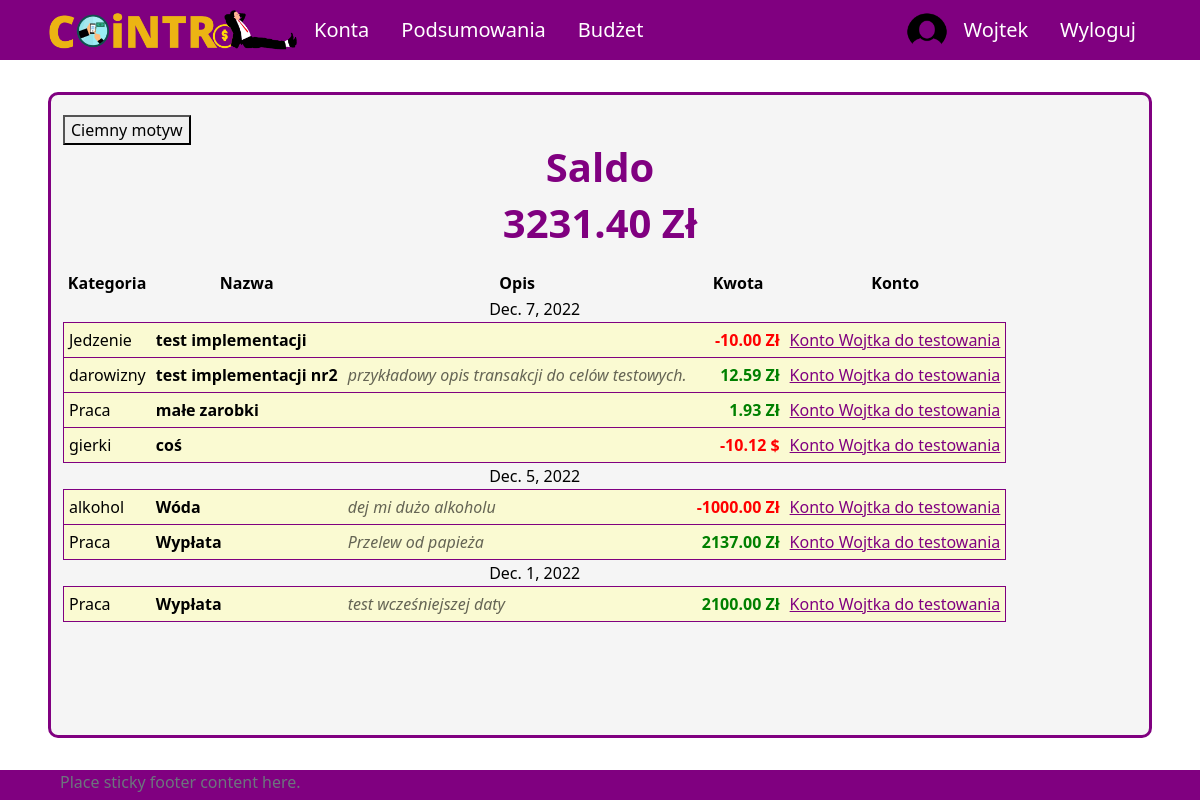
Page / (signed in) on the earlier database version.
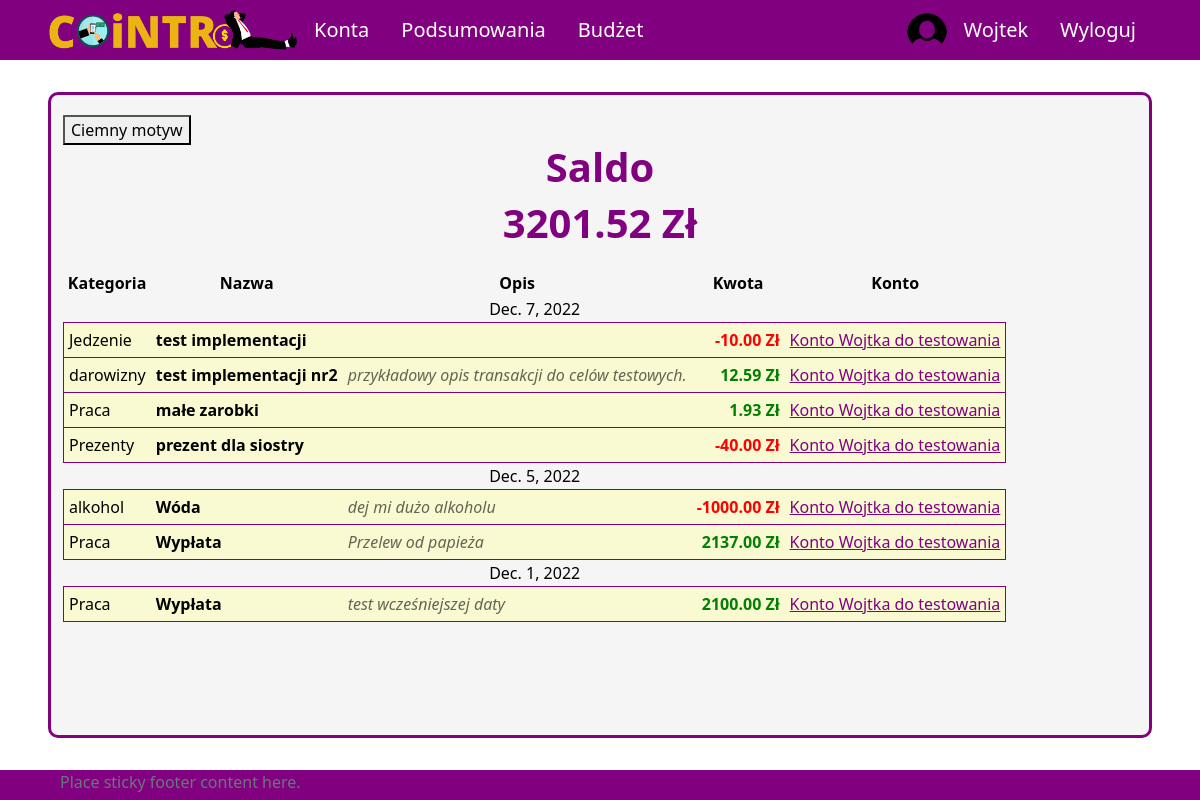
Same page on the later database version.
### aplication/models.py (models this page shows, shortened)
class Transaction(models.Model):
    id_account = models.ForeignKey(Account, on_delete=models.CASCADE)
    id_user = models.ForeignKey(Profile, on_delete=models.SET_NULL, null=True) #konto z którego dokonano transakcji zostało usunięte ale transakcja ma pozostać
    id_category = models.ForeignKey(Category, on_delete=models.CASCADE)
    id_subcategory = models.ForeignKey(Subcategory, on_delete=models.SET_NULL, null=True, blank=True)
    name = models.CharField(max_length=50, null=True, blank=True)
    currency = models.ForeignKey(Currency, on_delete=models.SET_NULL, null=True)
    is_periodic = models.BooleanField(default=False)
    amount = models.DecimalField(max_digits=10, decimal_places=2)
    converted_amount = models.DecimalField(max_digits=10, decimal_places=2)
    transaction_date = models.DateField()
    description = models.CharField(max_length=255, blank=True, null=True)
    id = models.UUIDField(default=uuid.uuid4, unique=True, primary_key=True, editable=False)

class Account(models.Model):
    owner = models.ForeignKey(Profile, null=True, blank=True, on_delete=models.CASCADE)
    name = models.CharField(max_length=30)
    currency = models.ForeignKey(Currency, on_delete=models.SET_NULL, null=True)
    is_shared = models.BooleanField(default=False)
    description = models.CharField(max_length=100, null=True, blank=True)
    id = models.UUIDField(default=uuid.uuid4, unique=True, primary_key=True, editable=False)
    def calculate_balance(self):
        balance = 0
        transactions = Transaction.objects.filter(id_account=self)
        for transaction in transactions:
            balance += transaction.converted_amount
        return balance

### UsersApp/models.py (models this page shows, shortened)
class Category(models.Model):
    SCOPE_CHOICES = (
    ("INCOME", "income"),
    ("EXPENSE", "expense"),
    )
    name = models.CharField(max_length=255)
    owner = models.ForeignKey(Profile, null=True, blank=True, on_delete=models.CASCADE)
    scope = models.CharField(max_length=10, choices=SCOPE_CHOICES) #income / expense - do oddzielenia rodzaju transakcji
    id = models.UUIDField(default=uuid.uuid4, unique=True, primary_key=True, editable=False)
    def __str__(self):
        return self.name

class Currency(models.Model):
    name = models.CharField(max_length=100)
    access_name = models.CharField(max_length=20) #access_name nazwa aby zdobyć kurs walut
    sign = models.CharField(max_length=5) #znak waluty
    id = models.UUIDField(default=uuid.uuid4, unique=True,
                            primary_key=True, editable=False)

### aplication/views/account_views.py (the view)
# urls.py: 2. Add a URL to urlpatterns:  path('', views.home, name='home')
def home(request):
    if request.user.is_authenticated:
        balance = 0
        user_accounts = User_Account.objects.filter(id_user = request.user.profile.id)
        accounts = []
        for ua in user_accounts:
            if ua.id_account.owner == request.user.profile and ua.id_account.is_shared == False:
                accounts.append(ua.id_account)
        all_transactions = Transaction.objects.filter(id_user=request.user.profile).order_by('-transaction_date')
        dates = []
        transactions = []
        for t in all_transactions:
            if t.id_account.is_shared == False:
                transactions.append(t)
                if t.transaction_date not in dates:
                    dates.append(t.transaction_date)
        for acc in accounts:
            balance += acc.calculate_balance()
        context = {
            'profile': request.user.profile,
            'dates': dates,
            "transactions": transactions,
            'profile_balance': balance
        }
        return render(request, 'application/home/home-login.html', context)
    else:
        return render(request, 'application/home/home-logout.html')

### templates/application/home/home-login.html (shortened to what this page needs)
{% extends 'application/base.html' %}
{% block content %}
    <div class="title">
        <h1>Saldo</h1>
        <h1>{{ profile_balance }} {{ profile.currency.sign }}</h1>
    </div>
    <div class="content">
        <table>
            <tr id="table-header">
                <th>Kategoria</th>
                <th>Nazwa</th>
                <th>Opis</th>
                <th>Kwota</th>
                <th>Konto</th>
            </tr>
            {% for date in dates %}
                <tr class="date">
                    <td class="center" colspan="5">{{ date }}</td>
                </tr>
                {% for tr in transactions %}
                    {% if tr.transaction_date == date %}
                        <tr class="transaction">
                            <td id="transaction-category">{{ tr.id_category }}</td>
                            <td id="transaction-name">{{ tr.name }}</td>
                            {% if tr.description %}
                            <td id="transaction-description">{{ tr.description }}</td>
                            {% else %}
                            <td id="transaction-description"></td>
                            {% endif %}
                            {% if tr.converted_amount >= 0 %}
                                <td id="transaction-amount" class="income">{{ tr.converted_amount }} {{ tr.currency.sign }}</td>
                            {% else %}
                                <td id="transaction-amount" class="expense">{{ tr.converted_amount }} {{ tr.currency.sign }}</td>
                            {% endif %}
                            <td id="transaction-account">
                                <a id="tr-acc-link" class="purple" href="{% url 'account' pk=tr.id_account.id %}">{{ tr.id_account.name }}</a>
                            </td>
                        </tr>
                    {% endif %}
                {% endfor %}
            {% endfor %}
        </table>
    </div>
{% endblock  %}

Differences in the rows shown:
removed Transaction: id_category "gierki", name "coś", converted_amount "-10.12", currency.sign "$", id_account.name "Konto Wojtka do testowania", shown under "Dec. 7, 2022"
added Transaction: id_category "Prezenty", name "prezent dla siostry", converted_amount "-40.00", currency.sign "Zł", id_account.name "Konto Wojtka do testowania", shown under "Dec. 7, 2022"
Other differences:
{{ profile_balance }}: "3231.40" → "3201.52"
